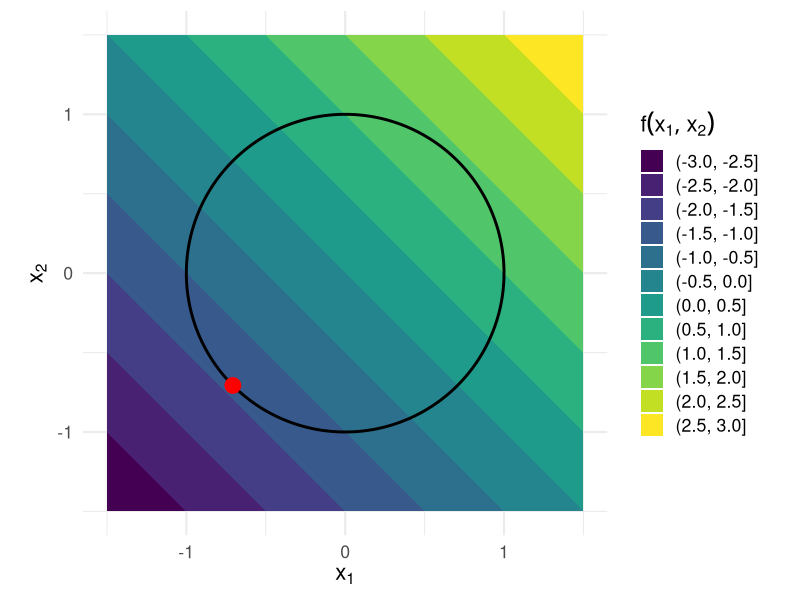

R code for this plot:
# Used in: ../02-constrained.tex
#
# Visualize the contour lines of f(x) = x1 + x2 together with the feasible set
# defined by the unit circle and the optimal boundary point.

set.seed(1L)

library(data.table)
library(ggplot2)

objective = function(x1, x2) {
  x1 + x2
}

# Create the contour grid and the unit circle boundary.
axis_limits = c(-1.5, 1.5)
x1_grid = seq(axis_limits[1], axis_limits[2], length.out = 100L)
x2_grid = seq(axis_limits[1], axis_limits[2], length.out = 100L)

contour_data = CJ(x1 = x1_grid, x2 = x2_grid)
contour_data[, z := objective(x1, x2)]

angles = seq(0, 2 * pi, length.out = 300L)
circle_data = data.table(x1 = cos(angles), x2 = sin(angles))
optimal_point = data.table(x1 = -sqrt(2) / 2, x2 = -sqrt(2) / 2)

# Draw the objective contours, feasible set, and optimizer.
unit_circle_plot = ggplot() +
  geom_contour_filled(data = contour_data, aes(x = x1, y = x2, z = z)) +
  geom_path(data = circle_data, aes(x = x1, y = x2), colour = "black", linewidth = 1) +
  geom_point(data = optimal_point, aes(x = x1, y = x2), colour = "red", size = 5) +
  labs(
    x = expression(x[1]),
    y = expression(x[2]),
    fill = expression(f(x[1], x[2]))
  ) +
  coord_fixed(xlim = axis_limits, ylim = axis_limits) +
  theme_minimal(base_size = 16) +
  theme(legend.position = "right")

ggsave("../figure/unit_circle.png", unit_circle_plot, width = 8, height = 6)
